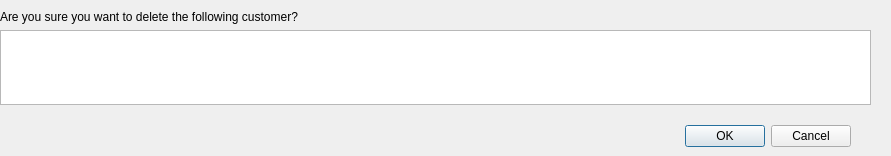
<?xml version="1.0" encoding="UTF-8"?>
<ui version="4.0">
 <class>deleteConfirmation</class>
 <widget class="QDialog" name="deleteConfirmation">
  <property name="geometry">
   <rect>
    <x>0</x>
    <y>0</y>
    <width>891</width>
    <height>156</height>
   </rect>
  </property>
  <property name="windowTitle">
   <string>Dialog</string>
  </property>
  <widget class="QDialogButtonBox" name="acceptButtonBox">
   <property name="geometry">
    <rect>
     <x>510</x>
     <y>120</y>
     <width>341</width>
     <height>32</height>
    </rect>
   </property>
   <property name="orientation">
    <enum>Qt::Horizontal</enum>
   </property>
   <property name="standardButtons">
    <set>QDialogButtonBox::Cancel|QDialogButtonBox::Ok</set>
   </property>
  </widget>
  <widget class="QWidget" name="">
   <property name="geometry">
    <rect>
     <x>0</x>
     <y>10</y>
     <width>871</width>
     <height>95</height>
    </rect>
   </property>
   <layout class="QVBoxLayout" name="customerLayout">
    <item>
     <widget class="QLabel" name="questionLable">
      <property name="text">
       <string>Are you sure you want to delete the following customer?</string>
      </property>
     </widget>
    </item>
    <item>
     <widget class="QTextBrowser" name="customDisplay">
      <property name="font">
       <font>
        <family>Ubuntu Mono</family>
       </font>
      </property>
     </widget>
    </item>
   </layout>
  </widget>
 </widget>
 <resources/>
 <connections>
  <connection>
   <sender>acceptButtonBox</sender>
   <signal>accepted()</signal>
   <receiver>deleteConfirmation</receiver>
   <slot>accept()</slot>
   <hints>
    <hint type="sourcelabel">
     <x>248</x>
     <y>254</y>
    </hint>
    <hint type="destinationlabel">
     <x>157</x>
     <y>274</y>
    </hint>
   </hints>
  </connection>
  <connection>
   <sender>acceptButtonBox</sender>
   <signal>rejected()</signal>
   <receiver>deleteConfirmation</receiver>
   <slot>reject()</slot>
   <hints>
    <hint type="sourcelabel">
     <x>316</x>
     <y>260</y>
    </hint>
    <hint type="destinationlabel">
     <x>286</x>
     <y>274</y>
    </hint>
   </hints>
  </connection>
 </connections>
</ui>
